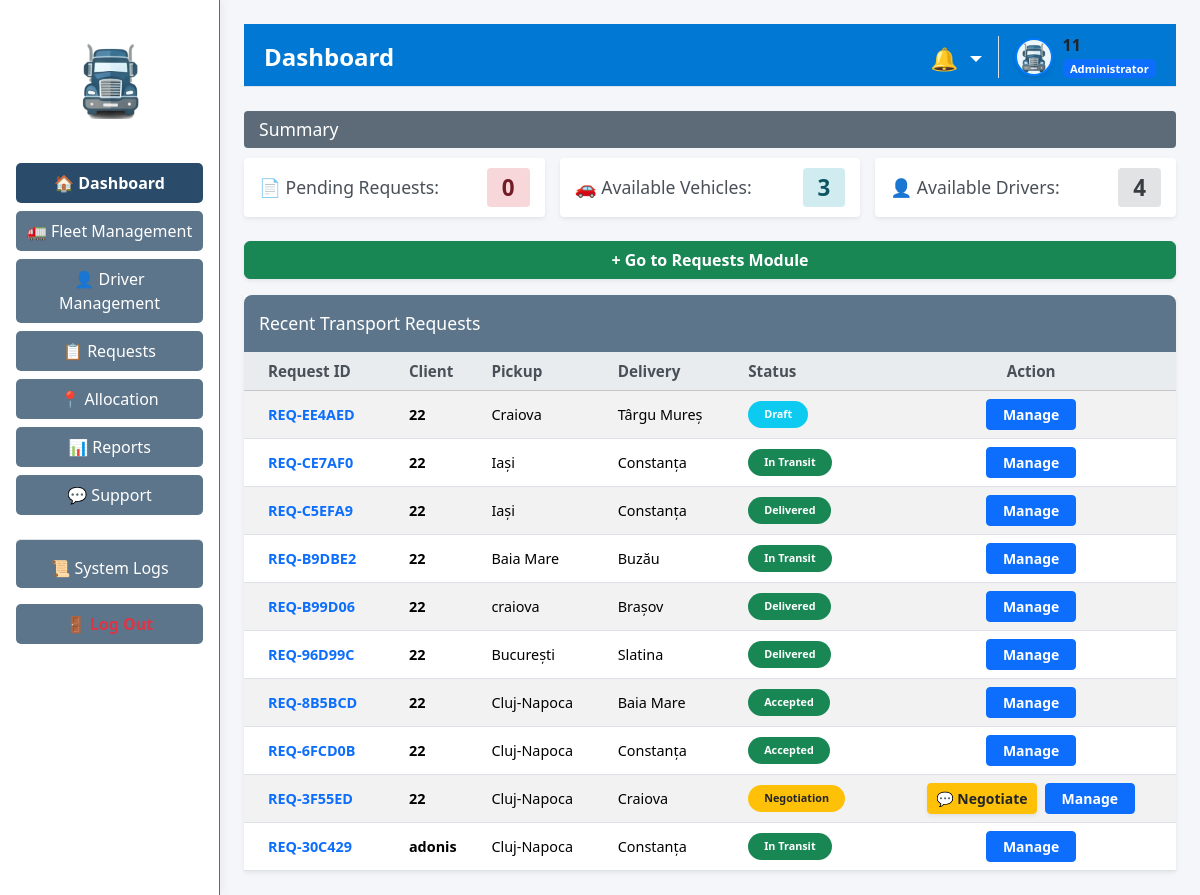
The app's page /dashboard (signed in) with its own data.
### tables this page shows
CREATE TABLE "transport_requests" (
                    id TEXT PRIMARY KEY,
                    client TEXT NOT NULL,
                    cargo_type TEXT NOT NULL,
                    description TEXT NOT NULL,
                    weight REAL NOT NULL,
                    volume REAL NOT NULL,
                    pickup TEXT NOT NULL,
                    delivery TEXT NOT NULL,
                    preferred_date TEXT NOT NULL,
                    status TEXT NOT NULL,
                    vehicle_id TEXT, 
                    driver_id TEXT, 
                    vehicle_type TEXT, 
                    estimated_price REAL,
                    price_offer REAL, 
                    current_lat REAL, 
                    current_lng REAL,
                    last_modified_by TEXT DEFAULT 'System',
                    last_modified_at DATETIME DEFAULT NULL,
                    saved_route TEXT
                , allocated_by TEXT DEFAULT 'System');

### app/routes/dashboard_routes.py (the view, shortened to what this page needs)
@dashboard_bp.route('/dashboard')
def main_dashboard() -> str:
    if 'user_id' not in session:
        flash("Please log in to access the dashboard.", "danger")
        return redirect(url_for('auth.login'))
    user_role = session.get('role', 'Staff')
    username = session.get('username', 'User')
    if user_role == 'Customer':
        return redirect(url_for('customer.portal'))
    elif user_role == 'Driver':
        return redirect(url_for('driver.portal'))
    else:
        try:
            view_data = dashboard_logic.load_dashboard_data()
            notifications = notif_db.get_unread_notifications(user_role)
            return render_template(
                'admin/dashboard.html',
                data=view_data,
                role=user_role,
                username=username,
                notifications=notifications,
                unread_count=len(notifications)
            )
        except Exception as routing_error:
            logging.error(f"Admin routing error: {routing_error}")
            flash("An error occurred while loading the dashboard.", "danger")
            return redirect(url_for('auth.login'))

### app/controllers/dashboard_controller.py (called while the page is built)
    def load_dashboard_data(self) -> Dict[str, Any]:
        dashboard_data: Dict[str, Any] = {}
        try:
            dashboard_data["counts"] = self.model.get_summary_counts()
            recent_reqs = self.model.get_recent_requests()
            dashboard_data["recent_requests"] = self._attach_negotiation_messages(recent_reqs)
            return dashboard_data
        except Exception as logic_error:
            logging.error(f"Error processing dashboard data: {logic_error}")
            dashboard_data["counts"] = {"pending_requests": 0, "available_vehicles": 0, "available_drivers": 0}
            dashboard_data["recent_requests"] = []
            return dashboard_data

### app/models/dashboard_model.py (called while the page is built)
    def get_recent_requests(self) -> List[Dict[str, Any]]:
        requests: List[Dict[str, Any]] = []
        try:
            with sqlite3.connect(DB_PATH) as connection:
                connection.row_factory = sqlite3.Row
                db_cursor = connection.cursor()
                db_cursor.execute("""
                    SELECT id, client, pickup, delivery, status, cargo_type, weight, estimated_price as price
                    FROM transport_requests
                    ORDER BY id DESC LIMIT 10
                """)
                for row in db_cursor.fetchall():
                    requests.append(dict(row))
        except sqlite3.Error as e:
            logging.error(f"Dashboard Recent Requests Error: {e}")
        return requests

### app/models/notification_model.py (called while the page is built)
    def get_unread_notifications(self, target1: str, target2: str = '') -> List[Dict[str, Any]]:
        try:
            with sqlite3.connect(DB_PATH) as conn:
                conn.row_factory = sqlite3.Row
                cursor = conn.execute(
                    "SELECT * FROM notifications WHERE target_role IN (?, ?, 'All') AND is_read = 0 ORDER BY timestamp DESC",
                    (str(target1).strip(), str(target2).strip())
                )
                return [dict(row) for row in cursor.fetchall()]
        except sqlite3.Error as e:
            logging.error(f"Error fetching notifications: {e}")
            return []

### app/templates/admin/dashboard.html (shortened to what this page needs)
{% extends "layouts/admin_layout.html" %}
{% block page_header %}Dashboard{% endblock %}
{% block content %}
<div class="section-header">Summary</div>
<div class="card-row mb-4">
    <div class="summary-card shadow-sm border-0" style="border-left: 4px solid #f66d9b;">
        <span>📄 Pending Requests:</span>
        <span class="badge-count bg-pink">{{ data.counts.pending_requests }}</span>
    </div>
    <div class="summary-card shadow-sm border-0" style="border-left: 4px solid #17a2b8;">
        <span>🚗 Available Vehicles:</span>
        <span class="badge-count bg-teal">{{ data.counts.available_vehicles }}</span>
    </div>
    <div class="summary-card shadow-sm border-0" style="border-left: 4px solid #6c757d;">
        <span>👤 Available Drivers:</span>
        <span class="badge-count bg-grey">{{ data.counts.available_drivers }}</span>
    </div>
</div>
<a href="{{ url_for('request_routes.request_management') }}" class="btn btn-success mb-3 fw-bold custom-rounded shadow-sm">
    + Go to Requests Module
</a>
<div class="table-container shadow-sm border-0">
    <div class="section-header text-white" style="margin-bottom: 0; border-radius: 8px 8px 0 0; background-color: #5d758b; padding: 15px;">Recent Transport Requests</div>
    <table class="table table-striped table-hover custom-table mb-0 align-middle">
        <thead class="table-light">
            <tr>
                <th class="ps-4">Request ID</th>
                <th>Client</th>
                <th>Pickup</th>
                <th>Delivery</th>
                <th>Status</th>
                <th class="text-center">Action</th>
            </tr>
        </thead>
        <tbody>
            {% for row in data.recent_requests %}
            <tr>
                <td class="ps-4 fw-bold text-primary">{{ row.id }}</td>
                <td class="fw-bold">{{ row.client }}</td>
                <td>{{ row.pickup }}</td>
                <td>{{ row.delivery }}</td>
                <td><span class="badge bg-{{ 'warning text-dark' if row.status in ['Pending', 'Negotiation'] else ('info' if row.status == 'Draft' else 'success') }} px-3 py-2 rounded-pill">{{ row.status }}</span></td>
                <td class="align-middle">
                    <div class="d-flex justify-content-center gap-2">
                        {% if row.status == 'Negotiation' %}
                            <button type="button" class="btn btn-warning btn-sm fw-bold custom-rounded text-dark shadow-sm" data-bs-toggle="modal" data-bs-target="#negotiateModal{{ row.id }}">💬 Negotiate</button>
                        {% endif %}
                        <a href="{{ url_for('request_routes.request_management') }}" class="btn btn-primary btn-sm text-white fw-bold px-3 custom-rounded">Manage</a>
                    </div>
                </td>
            </tr>
            {% else %}
            <tr><td colspan="6" class="text-center py-5 text-muted">No transport requests found.</td></tr>
            {% endfor %}
        </tbody>
    </table>
</div>
{% endblock %}

### app/static/css/style.css (style rules this page uses)
body { margin: 0; padding: 0; font-family: 'Segoe UI', Tahoma, Geneva, Verdana, sans-serif; }
.section-header { background-color: #5d6b79; color: white; padding: 5px 15px; margin-bottom: 10px; border-radius: 4px; font-weight: 500; font-size: 1.1rem; }
.card-row { display: flex; gap: 15px; margin-bottom: 20px; }
.summary-card { flex: 1; background: white; border: 1px solid #ced4da; border-radius: 4px; padding: 10px 15px; display: flex; align-items: center; justify-content: space-between; font-size: 1.1rem; color: #495057; }
.badge-count { font-size: 1.4rem; padding: 3px 15px; border-radius: 4px; font-weight: bold; }
.bg-pink { background-color: #f8d7da; color: #721c24; }
.bg-teal { background-color: #d1ecf1; color: #0c5460; }
.bg-grey { background-color: #e2e3e5; color: #383d41; }
.table-container { background: white; border: 1px solid #ced4da; border-radius: 4px; }
.custom-table th { background-color: #e9ecef; color: #495057; font-weight: 600; font-size: 0.95rem; }
.custom-table td { font-size: 0.9rem; vertical-align: middle; }

### records on screen
transport_requests: id "REQ-EE4AED", client "22", pickup "Craiova", delivery "Târgu Mureș", status "Draft"
transport_requests: id "REQ-CE7AF0", client "22", pickup "Iași", delivery "Constanța", status "In Transit"
transport_requests: id "REQ-C5EFA9", client "22", pickup "Iași", delivery "Constanța", status "Delivered"
transport_requests: id "REQ-B9DBE2", client "22", pickup "Baia Mare", delivery "Buzău", status "In Transit"
transport_requests: id "REQ-B99D06", client "22", pickup "craiova", delivery "Brașov", status "Delivered"
transport_requests: id "REQ-96D99C", client "22", pickup "București", delivery "Slatina", status "Delivered"
transport_requests: id "REQ-8B5BCD", client "22", pickup "Cluj-Napoca", delivery "Baia Mare", status "Accepted"
transport_requests: id "REQ-6FCD0B", client "22", pickup "Cluj-Napoca", delivery "Constanța", status "Accepted"
transport_requests: id "REQ-3F55ED", client "22", pickup "Cluj-Napoca", delivery "Craiova", status "Negotiation"
transport_requests: id "REQ-30C429", client "adonis", pickup "Cluj-Napoca", delivery "Constanța", status "In Transit"

### other values on screen
{{ session.get('username', 'Admin') }} "11"
{{ session.get('role', 'Administrator') }} "Administrator"
{{ data.counts.pending_requests }} "0"
{{ data.counts.available_vehicles }} "3"
{{ data.counts.available_drivers }} "4"
